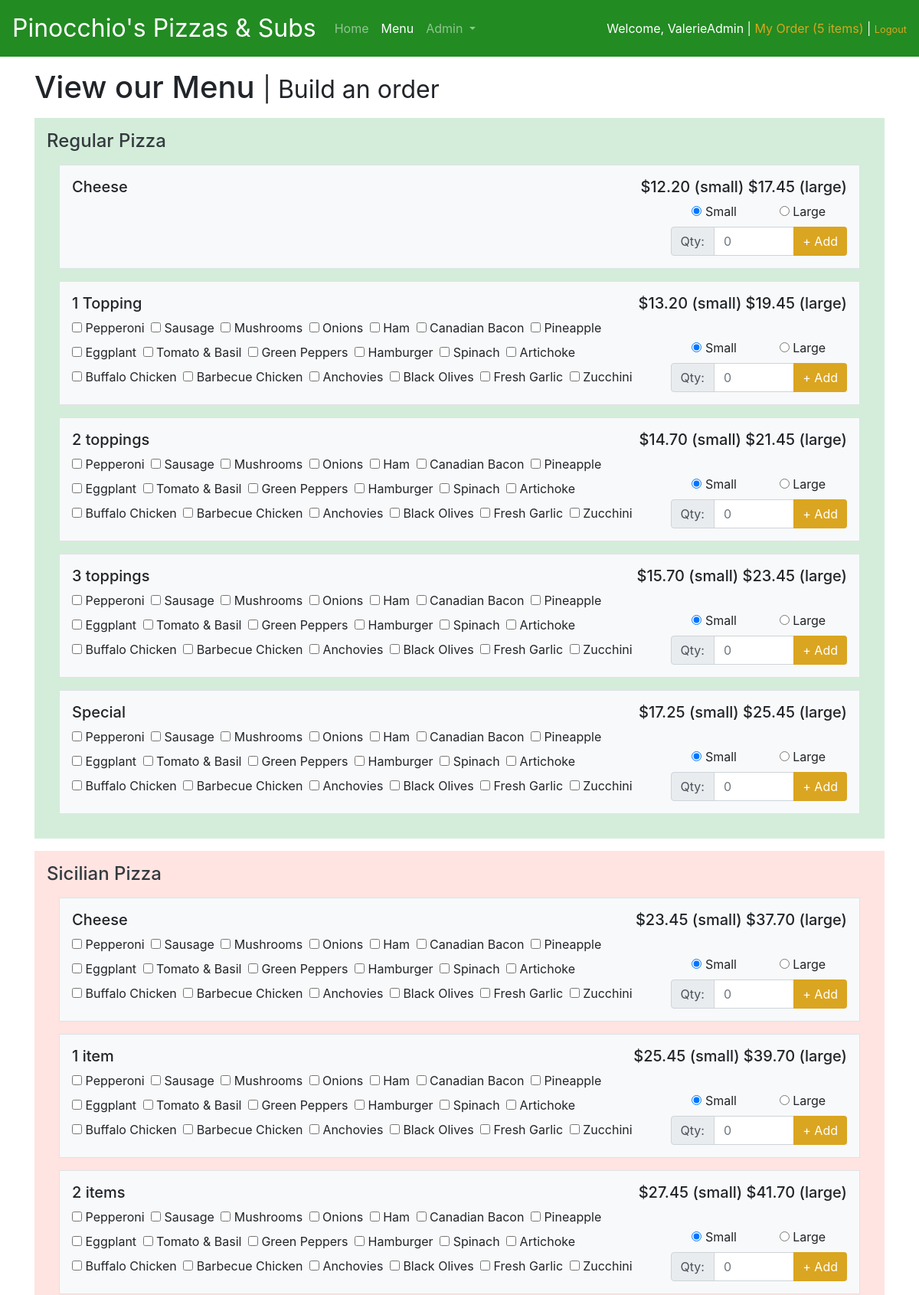
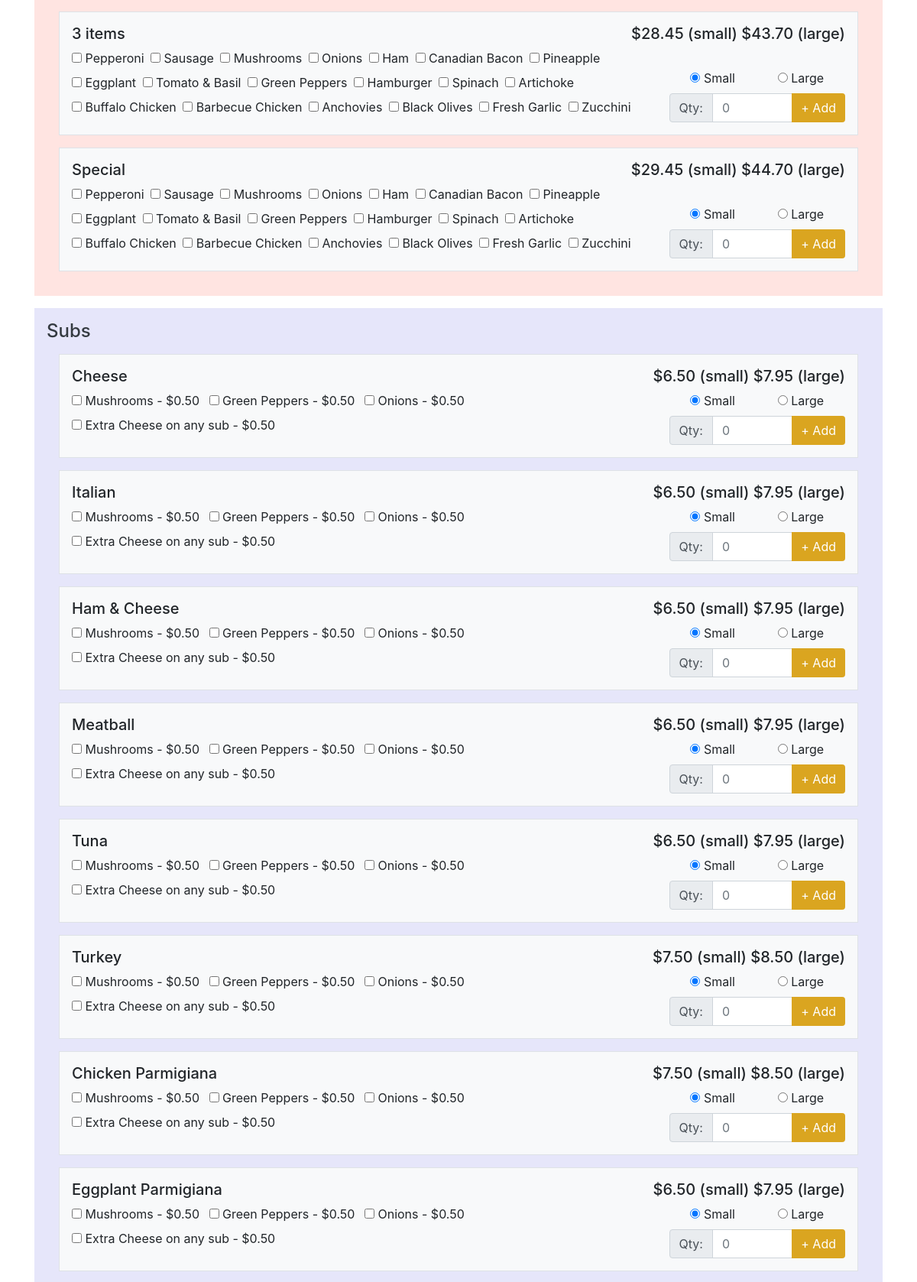
The page /menu/ (signed in, upper part) on the database its author committed (2 pictures, top to bottom).
### orders/models.py (models this page shows, shortened)
class Menu_item(models.Model):
    category = models.CharField(max_length=64)
    name = models.CharField(max_length=64)
    sm_price = models.DecimalField(max_digits=5, decimal_places=2)
    lg_price = models.DecimalField(max_digits=5, decimal_places=2)
    toppings = models.ManyToManyField(Topping, blank=True)
    extras = models.ManyToManyField(Extra, blank=True)

### orders/views.py (the view, shortened to what this page needs)
# urls.py: path("menu/", views.menu, name="menu"),
@login_required
def menu(request, id = 0):
    return render(request, "menu.html",{"menu_items": menu_items})

### orders/forms.py (shortened to what this page needs)
class AddItemForm(forms.ModelForm):
    class Meta:
        model = Order_item
        fields = ["size", "quantity", "toppings", "extras", "id"]
        widgets = {
            "toppings": forms.CheckboxSelectMultiple,
            "extras": forms.CheckboxSelectMultiple,
            "size": forms.RadioSelect
        }
    id = forms.IntegerField(widget=forms.HiddenInput())

### orders/context_processors.py (called while the page is built)
def cart(request):
    user = request.user
    cart_count = 0
    if user.is_authenticated:
        try:
            cart = Order.objects.get(user = user, status = Order.SHOPPING)
            cart_count = cart.order_item_set.count()
        except ObjectDoesNotExist:
            cart_count = 0
    return {"global_cart_count": cart_count}

### orders/models.py (called while the page is built)
    def __str__(self):
        return self.name

    def __str__(self):
        return "{} - ${}".format(self.name, self.price)

### orders/templates/menu.html (shortened to what this page needs)
{% extends "layout.html" %}
  {% block body %}
        <h1>View our Menu <small>| Build an order</small></h1>
        {% regroup menu_items by item.category as items_by_category %}
        {% for category in items_by_category %}
        <div class="menu-category {{category.grouper}} p-3 mt-3">
          <h4 class="text-dark">{{category.grouper}}</h4>
          {% for item_and_form in category.list %}
              {% include "menu_item.html" with item=item_and_form.item form=item_and_form.form %}
          {% endfor %}
        </div>
        {% endfor %}
  {% endblock %}

### orders/templates/layout.html (shortened to what this page needs)
<!DOCTYPE html>
<html lang="en">
    <head>
        <link href="https://maxcdn.bootstrapcdn.com/bootstrap/4.1.2/css/bootstrap.min.css" rel="stylesheet"/>
        <link href="/static/styles.css" rel="stylesheet"/>
      </head>
      <body>
        <nav class="navbar navbar-expand-lg navbar-dark">
          <a class="navbar-brand" href="/">Pinocchio's Pizzas & Subs</a>
          <div class="collapse navbar-collapse" id="navbarSupportedContent">
            <ul class="navbar-nav mr-auto">
              <li class="nav-item {% if request.get_full_path == '/' %}active{% endif %}">
                <a class="nav-link" href="/">Home <span class="sr-only">(current)</span></a>
              </li>
              {% if request.user.is_authenticated %}
              <li class="nav-item {% if request.get_full_path == '/menu/' %}active{% endif %}">
                <a class="nav-link" href="/menu">Menu</a>
              </li>
              {% if request.user.is_staff %}
              <li class="nav-item dropdown {% if '/admin/' in request.get_full_path %}active{% endif %}">
                <a class="nav-link dropdown-toggle" href="#" id="navbarDropdown" role="button" data-toggle="dropdown" aria-haspopup="true" aria-expanded="false">
                  Admin
                </a>
              </li>
              {% endif %}
              {% endif %}
            </ul>
            <div class="nav-item dropdown navbar-right">
              {% if request.user.is_authenticated %}
              Welcome, {{request.user.username}}
              <span>|</span>
              <a href="/order">My Order ({{global_cart_count}} items)</a>
              <span>|</span>
              <a href="/accounts/logout"><small>Logout</small></a>
              {% else %}
              <a href="/accounts/login">Login</a> or <a href="/accounts/register">register</a>
              {% endif %}
            </div>
          </div>
        </nav>
        <div class="container mt-3">
          {% block body %}
          {% endblock %}
        </div>
      </body>
  </html>

### orders/templates/menu_item.html (shortened to what this page needs)
<div class="border bg-light m-3 p-3">
    <h5 class="d-flex justify-content-between">
        <span>{{item.name}}</span>
        <span>
            ${{item.sm_price}}
            {% if item.sm_price != item.lg_price %}
                (small)
                ${{item.lg_price}} (large)
            {% endif %}
        </span>
    </h5>
    <form method="POST" action="/menu/{{item.id}}/" novalidate class="row needs-validation">
        <div class="col-sm-9">
            {% for topping in form.toppings %}
            <span class="mr-1">
                {{topping}}
            </span>
            {% endfor %}
            {% for extra in form.extras %}
            <span class="mr-2">
            {{extra}}
            </span>
            {% endfor %}
        </div>
        <div class="col-sm-3 align-self-end">
                <div class="d-flex justify-content-around">
                    {% for size_option in form.size %}
                        {{size_option}}
                    {% endfor %}
                </div>
                <div class="input-group">
                    <div class="input-group-prepend">
                        <span class="input-group-text">Qty:</span>
                    </div>
                    <input type="number" class="form-control" id="{{form.quantity.auto_id}}" name="{{form.quantity.html_name}}" placeholder="0" required min="1"/>
                     <div class="input-group-append">
                          <button class="btn btn-menu" type="submit">+ Add</button>
                     </div>
                </div>
        </div>
    </form>
</div>

### orders/static/styles.css (style rules this page uses)
nav .navbar-brand { font-size: xx-large; }
nav.navbar { background-color: forestgreen; color: white; }
nav.navbar a { color: goldenrod; }
body { margin-bottom: 60px; }
li { list-style-type: none; margin: 0; padding: 0; }
.btn:not(:disabled):not(.disabled), input[type=checkbox]:not(:disabled):not(.disabed), input[type=radio]:not(:disabled):not(.disabed) { cursor: pointer; }
.btn.btn-menu { background-color: goldenrod; border: none; color: white; text-align: center; text-decoration: none; display: inline-block; font-size: 16px; }
.menu-category.Subs { background-color: lavender; }
.menu-category.Regular.Pizza { background-color: #d4edda; }
.menu-category.Sicilian.Pizza { background-color: mistyrose; }
html { min-height: 100%; position: relative; }

### rows shown on the page
Menu_item: grouper "Regular Pizza", name "Cheese", sm_price "12.20", lg_price "17.45"
Menu_item: name "1 Topping", sm_price "13.20", lg_price "19.45"
Menu_item: name "2 toppings", sm_price "14.70", lg_price "21.45"
Menu_item: name "3 toppings", sm_price "15.70", lg_price "23.45"
Menu_item: name "Special", sm_price "17.25", lg_price "25.45"
Menu_item: grouper "Sicilian Pizza", name "Cheese", sm_price "23.45", lg_price "37.70"
Menu_item: name "1 item", sm_price "25.45", lg_price "39.70"
Menu_item: name "2 items", sm_price "27.45", lg_price "41.70"
Menu_item: name "3 items", sm_price "28.45", lg_price "43.70"
Menu_item: name "Special", sm_price "29.45", lg_price "44.70"
Menu_item: grouper "Subs", name "Cheese", sm_price "6.50", lg_price "7.95"
Menu_item: name "Italian", sm_price "6.50", lg_price "7.95"
Menu_item: name "Ham & Cheese", sm_price "6.50", lg_price "7.95"
Menu_item: name "Meatball", sm_price "6.50", lg_price "7.95"
Menu_item: name "Tuna", sm_price "6.50", lg_price "7.95"
Menu_item: name "Turkey", sm_price "7.50", lg_price "8.50"
Menu_item: name "Chicken Parmigiana", sm_price "7.50", lg_price "8.50"
Menu_item: name "Eggplant Parmigiana", sm_price "6.50", lg_price "7.95"

### other values the page prints
{{ request.user.username }} "ValerieAdmin"
{{ global_cart_count }} "5"
